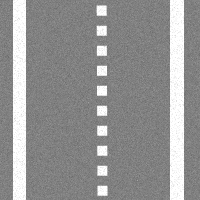
//> input picture grade_1/Media_C/ADVANCE5_1/road.png, 200 x 200 px
$ ./ex9-length ../../../grade_1/Media_C/ADVANCE5_1/road.png out.png   (built with g++ and OpenCV 4)
//> lines starting //> are read from the running program, lines starting //| are printed output that depends on the picture
/*
Author              :D.Kuwahara, modified by K.Nakajima
First Created date  :2018/10/31, modified 2018/11/06
Version             :1.1
Contents(Japanese)  :細線化処理を行うプログラム
*/
#include <iostream>
#include <opencv2/opencv.hpp>
using namespace std;

/*データ型を作成*/
typedef vector<vector<uchar>> Filter; // 3*3のフィルタを格納するデータ型

/*関数プロトタイプ*/

//入力されたMatデータにおける，注目画素(x,y)の周囲3*3に存在するフィルタをvectorに入れて返す関数
inline void extractFilter(const int x, const int y, const cv::Mat &src,
                          Filter &dst);

//入力されたフィルタ2種類が同じかどうかを比較する関数
inline bool compareFilter(const Filter &p1, const Filter &p2,
                          const unsigned char wildNumber);

//削除される対象のピクセルであるかを確認する関数
inline bool isdeletePixel(const int x, const int y, const cv::Mat &src,
                          const vector<Filter> &deletePattern,
                          const vector<Filter> &undeletePattern);

//並列法を用いて細線化を行う関数
inline void skeleton(const cv::Mat &Image, cv::Mat &dst);

/*関数実装*/
int main(int argc, char *argv[]) {
    if(argc < 3) {
        cerr << "引数は3個以上必要です．" << endl
             << "使用例:" << argv[0] << " input.jpg output.jpg" << endl;
        return -1;
    }
    // 画像の読み込み
    cv::Mat grayimg = cv::imread(argv[1], cv::IMREAD_GRAYSCALE);
//> grayimg is the input picture: 200 rows x 200 cols, CV_8UC1; min 102, max 255, mean 147.6
    if(grayimg.empty()) {
        cout << "can't read " << argv[1] << endl;
        return -1;
    }
    /*念のための2値化*/
    cv::Mat binary;
    cv::threshold(grayimg, binary, 128, 255, cv::THRESH_BINARY);
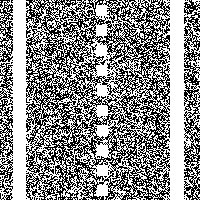
//> binary: 200 rows x 200 cols, CV_8UC1; 55.7% white; black in thin lines or dots

    /*画像の細線化*/
    cv::Mat output;
    skeleton(binary, output);

    /*画像の表示*/
    cv::imshow("Input", grayimg);
    cv::imshow("Binary", binary);
    cv::imshow("Skelton", output);
    /*キーが押されるまで待機*/
    cv::waitKey();
    /*作成した細線化画像の保存*/
    cv::imwrite(string(argv[2]), output);
    return 0;
}

/*
入力されたMatデータにおける，注目画素(x,y)の周囲3*3に存在するフィルタをvectorに入れて返す関数
引数    x               :注目画素のx座標
引数    y               :注目画素のy座標
引数    src             :フィルタを取り出すMatデータ
引数    dst             :フィルタを格納する変数(格納順番はy,x)
*/
inline void extractFilter(const int x, const int y, const cv::Mat &src,
                          Filter &dst) {
    /*フィルタの取り出し*/
    for(int i = y - 1; i <= y + 1; i++) {
        const unsigned char *p = src.ptr(i);
        for(int j = x - 1; j <= x + 1; j++) {
            dst[i - y + 1][j - x + 1] = p[j];
        }
    }
}

/*
入力されたフィルタ2種類が同じかどうかを比較する関数
引数    p1              :１つ目の比較するフィルタ
引数    p2              :２つ目の比較するフィルタ
引数    wildNumber      :なんの数字が来ても正しいと判定される数
戻り値                  :p1,p2が同じであればtrue,そうでなければfalseを返す
*/
inline bool compareFilter(const Filter &p1, const Filter &p2,
                          const unsigned char wildNumber) {
    /*同じデータか確認*/
    for(int i = 0; i < (int)p1.size(); i++) {
        for(int j = 0; j < (int)p1[i].size(); j++) {
            //ワイルドナンバーでない　かつ　2つのフィルタの値が違う場合には，falseを返す
            if(p1[i][j] != p2[i][j] && p1[i][j] != wildNumber &&
               p2[i][j] != wildNumber)
                return false;
        }
    }
    return true;
}

/*
削除される対象のピクセルであるかを確認する
引数    x               :注目画素のx座標
引数    y               :注目画素のy座標
引数    src             :変換元の2値(0,255)画像データを格納するMat
引数    deletePattern   :削除対象となるフィルタパターン
引数    undeletePattern
:削除対象となったフィルタで，削除しない場合のフィルタパターン 戻り値
:trueは削除対象，falseは削除対象ではない
*/
inline bool isdeletePixel(const int x, const int y, const cv::Mat &src,
                          const vector<Filter> &deletePattern,
                          const vector<Filter> &undeletePattern) {
    Filter filter{//フィルタ格納用変数
                  {100, 100, 100},
                  {100, 100, 100},
                  {100, 100, 100}};
    //注目画素からフィルタを抽出
    extractFilter(x, y, src, filter);
    //削除パターンとのマッチング
    bool match_flag = false;
    //削除する場合のフィルタとマッチするか?
    for(int i = 0; i < (int)deletePattern.size(); i++) {
        //ワイルドナンバーを127に設定して削除する場合のフィルタとマッチするかを確認する
        if(compareFilter(filter, deletePattern[i], 127)) {
            match_flag = true;
        }
    }
    if(!match_flag)
        return false;
    //例外的に削除しないフィルタに合致していないか
    for(int i = 0; i < (int)undeletePattern.size(); i++) {
        //ワイルドナンバーを127に設定して削除する場合のフィルタとマッチするかを確認する
        if(compareFilter(filter, undeletePattern[i], 127))
            return false;
    }
    return true;
}

/*
並列法を用いて細線化を行う関数
引数    src             :変換元の2値(0,255)画像データを格納するMat
引数    dst             :変換後の画像データを格納するMat
*/
inline void skeleton(const cv::Mat &src, cv::Mat &dst) {
    /*引数の処理*/
    if(src.empty()) {
        //引数が空の場合
        cerr << __func__ << ":引数が空です．" << endl;
    }
    /*削除する場合のフィルタを格納した定数を定義
     * array[Y座標][X座標]でアクセス可能*/
    const vector<Filter> deleteFilter1{
        {{127, 255, 127}, {127, 0, 127}, {127, 127, 127}},
        {{127, 127, 127}, {127, 0, 255}, {127, 127, 127}}

    };
    const vector<Filter> deleteFilter2{
        {{127, 127, 127}, {127, 0, 127}, {127, 255, 127}},
        {{127, 127, 127}, {255, 0, 127}, {127, 127, 127}}

    };

    /*削除する場合の例外のフィルタを格納した定数を定義
     * array[Y座標][X座標]でアクセス可能*/
    const vector<Filter> undeleteFilter1{
        {{127, 255, 127}, {127, 0, 0}, {127, 0, 255}},
        {{255, 0, 127}, {0, 0, 255}, {127, 127, 127}},
        {{127, 127, 127}, {255, 0, 255}, {127, 0, 127}},
        {{127, 255, 127}, {0, 0, 127}, {127, 255, 127}},
        {{127, 0, 127}, {255, 0, 255}, {127, 127, 127}},
        {{127, 255, 127}, {127, 0, 0}, {127, 255, 127}},
        {{127, 127, 127}, {255, 0, 127}, {0, 255, 127}},
        {{0, 255, 127}, {255, 0, 127}, {127, 127, 127}},
        {{127, 255, 0}, {127, 0, 255}, {127, 127, 127}},
        {{127, 127, 127}, {127, 0, 255}, {127, 255, 0}},
        {{255, 0, 255}, {0, 0, 0}, {255, 127, 255}},
        {{255, 0, 255}, {127, 0, 0}, {255, 0, 255}},
        {{255, 127, 255}, {0, 0, 0}, {255, 0, 255}},
        {{255, 0, 255}, {0, 0, 127}, {255, 0, 255}}};
    const vector<Filter> undeleteFilter2{
        {{255, 0, 127}, {0, 0, 127}, {127, 255, 127}},
        {{127, 127, 127}, {255, 0, 0}, {127, 0, 255}},
        {{127, 127, 127}, {255, 0, 255}, {127, 0, 127}},
        {{127, 255, 127}, {0, 0, 127}, {127, 255, 127}},
        {{127, 0, 127}, {255, 0, 255}, {127, 127, 127}},
        {{127, 255, 127}, {127, 0, 0}, {127, 255, 127}},
        {{127, 127, 127}, {255, 0, 127}, {0, 255, 127}},
        {{0, 255, 127}, {255, 0, 127}, {127, 127, 127}},
        {{127, 255, 0}, {127, 0, 255}, {127, 127, 127}},
        {{127, 127, 127}, {127, 0, 255}, {127, 255, 0}},
        {{255, 0, 255}, {0, 0, 0}, {255, 127, 255}},
        {{255, 0, 255}, {127, 0, 0}, {255, 0, 255}},
        {{255, 127, 255}, {0, 0, 0}, {255, 0, 255}},
        {{255, 0, 255}, {0, 0, 127}, {255, 0, 255}}};
    /*細線化処理*/
    cv::Mat verification;          //検証用画像
    cv::Mat renewal = src.clone(); //更新用画像
    bool end_flag = false; //細線化処理の終了フラグが格納される変数
    while(!end_flag) {
        end_flag = true;
        //更新用画像を検証用画像にコピー
        verification = renewal.clone();
        //上と右から検索する場合
        for(int y = 1; y < verification.rows - 1; y++) {
            for(int x = verification.cols - 2; x >= 1; x--) {
                //注目画素が白の場合には，次の画素へと移動する
                if((verification.ptr(y))[x] != 0)
                    continue;
                //削除条件してよい画素か確認
                if(isdeletePixel(x, y, verification, deleteFilter1,
                                 undeleteFilter1)) {
                    //注目画素を白画素に変換
                    (renewal.ptr(y))[x] = 255;
                    // 1つ以上の画素が変更されたので終了しない
                    end_flag = false;
                }
            }
        }
        //上と右からの探査で変更箇所が存在しない場合には，処理を終了
        if(end_flag)
            break;
        end_flag = true;
        //更新用画像を検証用画像にコピー
        verification = renewal.clone();
        //左と下から検索する場合
        for(int y = verification.rows - 2; y >= 1; y--) {
            for(int x = 1; x < verification.cols - 1; x++) {
                //注目画素が白の場合には，次の画素へと移動する
                if((verification.ptr(y))[x] != 0)
                    continue;
                //削除条件してよい画素か確認
                if(isdeletePixel(x, y, verification, deleteFilter2,
                                 undeleteFilter2)) {
                    //注目画素を白画素に変換
                    (renewal.ptr(y))[x] = 255;
                    // 1つ以上の画素が変更されたので終了しない
                    end_flag = false;
                }
            }
        }
    }
//> this loop made 3 passes
//> end_flag on passes 1 to 3: false, false, true
//> pass 1, in skeleton, `verification = renewal.clone();`:
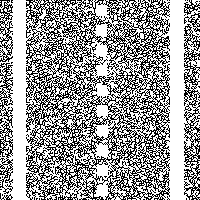
//> verification: 200 rows x 200 cols, CV_8UC1; 61.6% white; black in thin lines or dots
//> pass 2, in skeleton, `verification = renewal.clone();`:
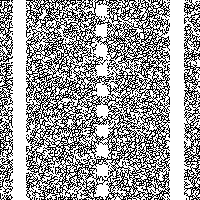
//> verification: 200 rows x 200 cols, CV_8UC1; 63.1% white; black in thin lines or dots
//> after the loop, end_flag = true
    int count = 0;
    for(int x = 0; x < verification.cols; x++) {
        for(int y = 0; y < verification.rows; y++) {
            if(verification.at<cv::int32_t>((x, y)) == 0) {
                count++;
            }
        }
    }
//> this loop made 200 passes
//> count on passes 1 to 3: 10, 20, 30
//> after the loop, count = 2000
    cerr << count << endl;
    /*出力用のMatに細線化済みのMatを代入*/
    dst = verification.clone();
}
